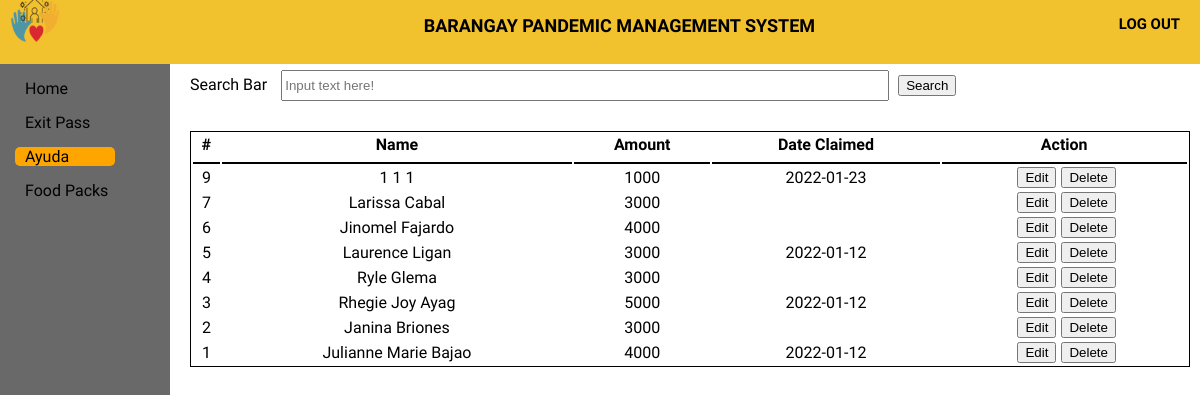
The page /Ayuda/aresult.php (signed in) on the database its author committed.
### tables this page shows
CREATE TABLE `ayuda` (
  `ayudaID` int(11) NOT NULL,
  `userID` int(11) NOT NULL,
  `name2` varchar(50) NOT NULL,
  `amount` int(50) NOT NULL,
  `barangay` varchar(50) NOT NULL,
  `date_claimed` varchar(50) NOT NULL
);

### Connection/session.php (called while the page is built, shortened)
<?php
	require 'db_conn.php';
	$query = $conn->query("SELECT * FROM `users` WHERE `userID` = '$_SESSION[userID]'") or die(mysqli_error());
	$fetch = $query->fetch_array();
	$barangay = $fetch['barangay'];
?>

### Ayuda/aresult.php (the view, shortened to what this page needs)
<!DOCTYPE html>
<?php
    require '../Connection/session.php';
?>
<html>
<html>
<head>
    <link rel="stylesheet" type="text/css" href="ayuda.css">
</head>
<body>
    <header>
        <div class="log_out">
            <a href="../Logout/logout.php" class="logout_btn"><h5>LOG OUT</h5></a>
        </div>
        <div class="title">
            <h5>BARANGAY PANDEMIC MANAGEMENT SYSTEM</h5>
        </div>
        <div class="logobox">
            <img src="logo1.png" class="logo">
        </div>
    </header>
    <div class="sidebar">
        <a href="../home page/home.php"><span>Home</span></a>
        <a href="../ExitPass/exitpass.php"><span>Exit Pass</span></a>
        <a href="../Ayuda/Ayuda.php" id="main"><span>Ayuda</span></a>
        <a href="../Food pack/Food pack.php"><span>Food Packs</span></a>
    </div>
    <div class="content">
        <form action="aresult.php" method="get">
        <div class="Cheader">
            <label>Search Bar</label>
            <input type="text" name="search" id="searchbar" placeholder="Input text here!">
            <button type="submit" >Search</button>
        </div>
        </form>
    <table class="table1">
        <thead>
        <tr>
            <th>#</th>
            <th>Name</th>
            <th>Amount</th>
            <th>Date Claimed</th>
            <th>Action</th>
        </tr>
        </thead>
<tbody>
                    <?php
                        require_once '../Connection/db_conn.php';
                        require '../Connection/session.php';
                        $search = $_GET['search'];
                        $query = $conn->query("SELECT * FROM ayuda WHERE userID LIKE '%$search%' AND barangay =('$barangay') OR name2 LIKE '%$search%' AND barangay =('$barangay') ORDER BY ayudaID DESC") or die(mysqli_error());
                        while($fetch = $query->fetch_array()){
                    ?>
                        <tr>
                            <td><?php echo $fetch['ayudaID']?></td>
                            <td><?php echo $fetch['name2']?></td>
                            <td><?php echo $fetch['amount']?></td>
                            <td><?php echo $fetch['date_claimed']?></td>
                            <td><center></a><a href = "edit-ayuda.php?ayudaID=<?php echo $fetch['ayudaID']?>"><i></i><button>Edit</button></a><a onclick = "confirmationDelete(this); return false;" href = "delete-ayuda.php?ayudaID=<?php echo $fetch['ayudaID']?>"><i></i><button> Delete</button></a></center></td>
                        </tr>
                <?php
                    }
                ?>
</body>
</html>

### Ayuda/ayuda.css (style rules this page uses)
body { margin: 0; padding: 0; font-family: alata; min-height: 100vh; width: 100%; background-color: white; }
header { position: fixed; padding: 0; margin: 0; width: 100%; height: 8%; background: #F2C12E; }
.title { height: 1px; }
.title h5 { margin: 15px; text-align: center; font-size: 18px; margin-left: 10%; }
.log_out { margin-top: -10px; padding: 0; margin-right: 20px; float: right; }
.logout_btn { text-decoration: none; color: black; font-size: 18px; }
.logobox { margin-left: 10px; margin-top: -20px; }
.logo { height: 50px; width: 50px; }
.sidebar { top: 8%; padding: 10px; margin: 0; position: fixed; height: 100%; width: 150px; background-color: dimgray; }
.sidebar a { display: block; margin: 5px; margin-bottom: 15px; padding-left: 10px; text-decoration: none; color: black; box-sizing: border-box; }
.sidebar #main { width: 100px; background-color: orange; border-radius: 5px; }
.content { width: 85%; height: 95%px; position: absolute; margin-top: 5%; margin-left: 15%; }
.Cheader { margin: 10px; margin-bottom: 10px; }
.content button { margin-left: 5px; }
#searchbar { width: 60%; height: 25px; margin-left: 10px; margin-bottom: 20px; }
.table1 { margin: 10px; width: 98%; border: 1px solid black; }
.table1 th, td { text-align: center; }
.table1 th { border-bottom: 2px solid black; border-width: 10%; padding-bottom: 8px; }

### rows shown on the page
ayuda: ayudaID "9", name2 "1 1 1", amount "1000", date_claimed "2022-01-23"
ayuda: ayudaID "7", name2 "Larissa Cabal", amount "3000"
ayuda: ayudaID "6", name2 "Jinomel Fajardo", amount "4000"
ayuda: ayudaID "5", name2 "Laurence Ligan", amount "3000", date_claimed "2022-01-12"
ayuda: ayudaID "4", name2 "Ryle Glema", amount "3000"
ayuda: ayudaID "3", name2 "Rhegie Joy Ayag", amount "5000", date_claimed "2022-01-12"
ayuda: ayudaID "2", name2 "Janina Briones", amount "3000"
ayuda: ayudaID "1", name2 "Julianne Marie Bajao", amount "4000", date_claimed "2022-01-12"
